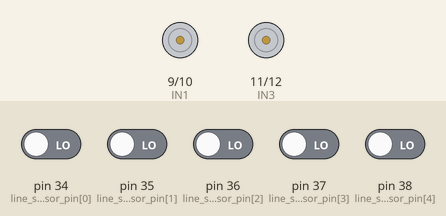
The sketch below on a simulated Arduino Mega 2560, built with avr-gcc and run on an emulated ATmega2560. On the bench: motor-driver pin pairs drawn as motors (green arrow = first pin HIGH = forward, orange = second pin HIGH = backward, longer = more drive, scaled by the enable pin). The inputs (shaded band) are chosen by the test bench; at power-on: pin 34 (line_sensor_pin[0]), pin 35 (line_sensor_pin[1]), pin 36 (line_sensor_pin[2]), pin 37 (line_sensor_pin[3]), pin 38 (line_sensor_pin[4]) LOW. What the sketch prints to the serial monitor is not drawn.

Above: at 4.2 s.
4.3 s: pin 34 (line_sensor_pin[0]) driven HIGH
At 4.6 s:
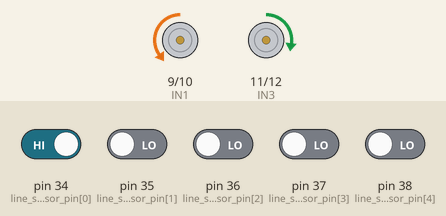
5.8 s: pin 35 (line_sensor_pin[1]) driven HIGH
At 6.9 s:
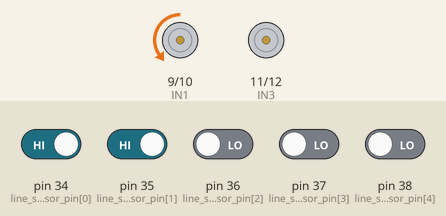
7.3 s: pin 34 (line_sensor_pin[0]) driven LOW
At 8.0 s:
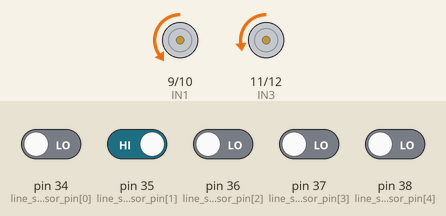
8.8 s: pin 36 (line_sensor_pin[2]) driven HIGH
At 9.1 s:
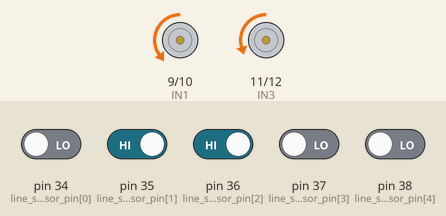
10.3 s: pin 35 (line_sensor_pin[1]) driven LOW
At 11.4 s:
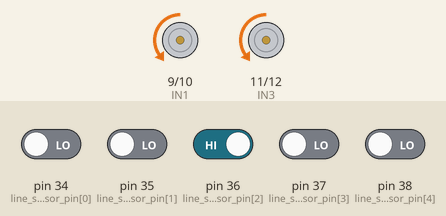
11.8 s: pin 37 (line_sensor_pin[3]) driven HIGH
At 12.6 s:
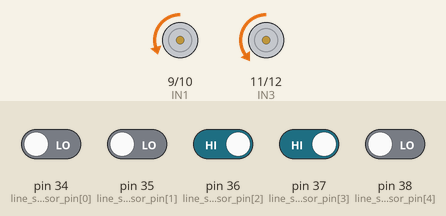
Timing chart, 0 to 14.3 s (numbered marks = the images above; inputs shaded):
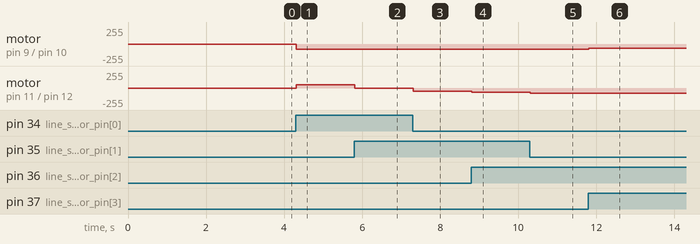

Measured:
- after the input at 4.3 s, motor on pin 9 (IN1) / pin 10 (IN2): stopped → backward 80/255 at once; motor on pin 11 (IN3) / pin 12 (IN4): stopped → forward 50/255 at once
- after the input at 5.8 s, motor on pin 11 (IN3) / pin 12 (IN4): forward 50/255 → stopped at once
- after the input at 7.3 s, motor on pin 11 (IN3) / pin 12 (IN4): stopped → backward 50/255 at once
- after the input at 8.8 s, motor on pin 11 (IN3) / pin 12 (IN4): backward 50/255 → backward 60/255 at once
- after the input at 10.3 s, motor on pin 11 (IN3) / pin 12 (IN4): backward 60/255 → backward 80/255 at once
- after the input at 11.8 s, motor on pin 9 (IN1) / pin 10 (IN2): backward 80/255 → backward 60/255 at once

The sketch:

line_sensor.ino
```cpp
/////////////////// Line Sensor //////////////////////

int line_sensor_pin[5] = { 34, 35, 36, 37, 38 };  // Line Sensor pin 배열 선언
int line_sensor[5] = { 0, 0, 0, 0, 0 }; // Line Sensor 값 배열 선언


int read_line_sensor(void) {
  int i, line_index;
  int sum = 0;  // line sensor에서 감지된 sensor 갯수
  for (i = 0; i < 5; i++) {
    line_sensor[i] = digitalRead(line_sensor_pin[i]); // 흰색이면 1 검은색이면 0
    sum += line_sensor[i];
    Serial.print(line_sensor[i]);
    Serial.print("  ");
  }
  Serial.print("sum: ");
  Serial.println(sum);
  // line_sensor[0] line_sensor[1] line_sensor[2] line_sensor[3] line_sensor[4]
  //      -4      -3      -2     -1     0       1      2      3      4

  if (sum == 1) {
    if (line_sensor[0] == 1) {
      line_index = -4;
    }
    if (line_sensor[1] == 1) {
      line_index = -2;
    }
    if (line_sensor[2] == 1) {
      line_index = 0;
    }
    if (line_sensor[3] == 1) {
      line_index = 2;
    }
    if (line_sensor[4] == 1) {
      line_index = 4;
    }
  }
  else if (sum == 2) {
    if ((line_sensor[0] == 1) && (line_sensor[1] == 1)) {
      line_index = -3;
    }
    if ((line_sensor[1] == 1) && (line_sensor[2] == 1)) {
      line_index = -1;
    }
    if ((line_sensor[2] == 1) && (line_sensor[3] == 1)) {
      line_index = 1;
    }
    if ((line_sensor[3] == 1) && (line_sensor[4] == 1)) {
      line_index = 3;
    }
  }
  else if (sum == 5) {
    line_index = -10;
  }
  else {

  }

  Serial.print("line_index: ");
  Serial.println(line_index);
  Serial.println("");

  return line_index;
}

void line_following(int line_index){
  switch(line_index){
    case -4:  //
        motor_L_control(-50);
        motor_R_control(80);
        break;

    case -3:  // 왼쪽으로 회전
        motor_L_control(0);
        motor_R_control(80);
        break;

    case -2:  // 왼쪽으로 회전
        motor_L_control(50);
        motor_R_control(80);
        break;

    case -1:
        motor_L_control(60);
        motor_R_control(80);
        break;

    case 0:
        motor_L_control(80);
        motor_R_control(80);
        break;

    case 1:
        motor_L_control(80);
        motor_R_control(60);
        break;

    case 2:
        motor_L_control(80);
        motor_R_control(50);
        break;

    case 3:
        motor_L_control(80);
        motor_R_control(0);
        break;

    case 4:
        motor_L_control(80);
        motor_R_control(-50);
        break;

    case -10: // 라인 끊겼을 때
        motor_L_control(0);
        motor_R_control(0);
        break;
  }
}

/////////////////////// PID //////////////////////////
double Kp = 4, Ki = 0.0, Kd = 0.0;

///////////////////// driving ////////////////////////

float t_angle[4] {0, 90, 180, 270};

/////////////////////// IMU /////////////////////////
#include <MPU6050_tockn.h>
#include <Wire.h>
#include <LSM303.h>

#define THRESHOLD_ANGLE1 3
#define THRESHOLD_ANGLE2 1

//LSM303 compass;
MPU6050 mpu6050(Wire);

float heading_angle = 0.0;
float init_heading_angle = 0.0; // 초기 방향
float target_heading_angle = 0.0;
float heading_angle_error = 0.0;  //  error 값

//////////////////////// sonar ///////////////////////
#include <NewPing.h>

#define SONAR_NUM 3      // Number of sensors.
#define MAX_DISTANCE 300 // Maximum distance (in cm) to ping.
#define WALL_GAP_DISTANCE 400 // mm
#define WALL_GAP_DISTANCE_HALF 280 // mm
#define MOTOR_PWM_OFFSET 10
#define MOTOR_SPEED 180

#define Front 0
#define Left  1
#define Right 2

#define TRIG1 2  //  1번 초음파 센서 Trig 핀 번호
#define ECHO1 3  //  1번 초음파 센서 Echo 핀 번호

#define TRIG2 4  //  2번 초음파 센서 Trig 핀 번호
#define ECHO2 5  //  2번 초음파 센서 Echo 핀 번호

#define TRIG3 6  //  3번 초음파 센서 Trig 핀 번호
#define ECHO3 7  //  3번 초음파 센서 Echo 핀 번호

NewPing sonar[SONAR_NUM] = {   // Sensor object array.
  NewPing(TRIG1, ECHO1, MAX_DISTANCE), // Each sensor's trigger pin, echo pin, and max distance to ping.
  NewPing(TRIG2, ECHO2, MAX_DISTANCE),
  NewPing(TRIG3, ECHO3, MAX_DISTANCE)
};

float front_sonar, left_sonar, right_sonar = 0.0;

///////////////L298/////////////////
#define ENA 8
#define IN1 9
#define IN2 10
#define IN3 11
#define IN4 12
#define ENB 13

////////////////////// Maze Status ////////////////////
int maze_status = 0;


void setup() {
  int i;

  pinMode(ENA, OUTPUT);
  pinMode(IN1, OUTPUT);
  pinMode(IN2, OUTPUT);

  pinMode(IN3, OUTPUT);
  pinMode(IN4, OUTPUT);
  pinMode(ENB, OUTPUT);

  for (i = 0; i < 5; i++) {
    pinMode(line_sensor_pin[i], INPUT); // Line Sensor 값 배열 선언
  }

  Serial.begin(115200); // 통신 속도를 115200으로 정의
  Wire.begin();                   // I2C 통신 초기화(시작)
  mpu6050.begin();                // mpu6050 초기화(시작)
  mpu6050.calcGyroOffsets(true);  // 자이로 오프셋 초기화(시작)
}
void motor_A_control(int direction_a, int motor_speed_a) {  //모터 A의 방향(direction)과 속도(speed)제어

  if (direction_a == HIGH) {
    digitalWrite(IN1, LOW);  // 모터의 방향 제어
    digitalWrite(IN2, HIGH);   //
    analogWrite(ENA, motor_speed_a);  // 모터의 속도 제어
  }

  else {
    digitalWrite(IN1, HIGH);
    digitalWrite(IN2, LOW);
    analogWrite(ENA, motor_speed_a);
  }
}

void motor_B_control(int direction_b, int motor_speed_b) {  //모터 B의 방향(direction)과 속도(speed)제어

  if (direction_b == HIGH) {
    digitalWrite(IN3, LOW);   // 모터의 방향 제어
    digitalWrite(IN4, HIGH);
    analogWrite(ENB, motor_speed_b);  // 모터의 속도 제어
  }

  else {
    digitalWrite(IN3, HIGH);
    digitalWrite(IN4, LOW);
    analogWrite(ENB, motor_speed_b);
  }
}

void motor_R_control(int motor_speed_r) {  //모터 A의 방향(direction)과 속도(speed)제어

  if (motor_speed_r >= 0) {
    digitalWrite(IN1, LOW);  // 모터의 방향 제어
    digitalWrite(IN2, HIGH);
    if (motor_speed_r >= 255) {
      motor_speed_r = 255;
    }
    analogWrite(ENA, motor_speed_r);  // 모터의 속도 제어
  }

  else {
    digitalWrite(IN1, HIGH);
    digitalWrite(IN2, LOW);
    if (motor_speed_r <= -255) {
      motor_speed_r = -255;
    }
    analogWrite(ENA, -motor_speed_r);
  }

}
void motor_L_control(int motor_speed_l) {  //모터 B의 방향(direction)과 속도(speed)제어

  if (motor_speed_l >= 0) {
    digitalWrite(IN3, LOW);   // 모터의 방향 제어
    digitalWrite(IN4, HIGH);
    if (motor_speed_l >= 255) {
      motor_speed_l = 255;
    }
    analogWrite(ENB, motor_speed_l);  // 모터의 속도 제어
  }

  else {
    digitalWrite(IN3, HIGH);
    digitalWrite(IN4, LOW);
    if (motor_speed_l <= -255) {
      motor_speed_l = -255;
    }
    analogWrite(ENB, -motor_speed_l);
  }
}

void check_maze_status(void) {
  if ((left_sonar >= 0) && (left_sonar <= WALL_GAP_DISTANCE_HALF) && (right_sonar >= 0) && (right_sonar <= WALL_GAP_DISTANCE_HALF) && (front_sonar >= 0) && (front_sonar <= 151)) { // 세 면이 다 막힌 경우
    maze_status = 4;
    Serial.println("maze_status = 4");
  }
  else if ((left_sonar >= 0) && (left_sonar <= WALL_GAP_DISTANCE_HALF) && (right_sonar >= 0) && (right_sonar <= WALL_GAP_DISTANCE_HALF) && (front_sonar >= 150)) {
    maze_status = 1;
    Serial.println("maze_status = 1");
  }
  else if ((left_sonar >= 0) && (left_sonar <= WALL_GAP_DISTANCE_HALF) && (front_sonar >= 0) && (front_sonar <= 151)) {
    maze_status = 2;
    Serial.println("maze_status = 2");
  }
  else if ((right_sonar >= 0) && (right_sonar <= WALL_GAP_DISTANCE_HALF) && (front_sonar >= 0) && (front_sonar <= 153)) {
    maze_status = 3;
    Serial.println("maze_status = 3");
  }
  else {
    maze_status = 0;
    Serial.println("maze_status = 0");
  }
}
// 먼저 left_pwm = 0; right_pwm = 100; 으로 해서 왼쪽 오른쪽 방향 찾기

void wall_collision_avoid (int base_speed) {
  float error = 0.0;    // 스티어 민감도 함수 초기화
  float Kp = 0.08;       // 모터 속도 민감도
  int pwm_control = 0;  // PWM 제어 초기화
  int right_pwm = 0;    // 오른쪽 모터 속도 초기화
  int left_pwm = 0;     // 왼쪽 모터 속도 초기화

  error = (right_sonar - left_sonar); // 벽면 간의 거리
  error = Kp * error;   // 스티어 양 조절

  if (error >= 65) error = 65;  // 과도한 스티어링 방지
  if (error <= -55) error = -55;

  right_pwm = (MOTOR_SPEED - error) * 0.9; // 오른쪽 바퀴 회전수 조절
  left_pwm = (MOTOR_SPEED + error) * 1.2;   // 왼쪽 바퀴 회전수 조절

  if (right_pwm <= 0) right_pwm = 0;
  if (left_pwm <= 0) left_pwm = 0;

  if (right_pwm >= 255) right_pwm = 255;
  if (left_pwm >= 255) left_pwm = 255;

  motor_A_control(HIGH, right_pwm);
  motor_B_control(HIGH, left_pwm);
}

void imu_rotation(void) {
  bool flag = 1;  // bool type - 0 or 1
  while (flag) {
    read_imu_sensor();

    if (heading_angle_error > THRESHOLD_ANGLE1) { // 반시계 방향으로 회전
      motor_L_control(150);
      motor_R_control(-150);
    }
    else if ((heading_angle_error >= THRESHOLD_ANGLE2) && (heading_angle_error <= THRESHOLD_ANGLE1)) { // 정지
      motor_L_control(100);
      motor_R_control(-100);
    }
    else if ((heading_angle_error > -THRESHOLD_ANGLE2) && (heading_angle_error < THRESHOLD_ANGLE2)) { // 정지
      motor_L_control(0);
      motor_R_control(0);
      flag = 0;
    }
    else if ((heading_angle_error >= -THRESHOLD_ANGLE1) && (heading_angle_error <= -THRESHOLD_ANGLE2)) { // 정지
      motor_L_control(-100);
      motor_R_control(100);
    }
    else { // heading_angle_error < -THRESHOLD_ANGLE1 // 시계방향으로 회전
      motor_L_control(-150);
      motor_R_control(150);
    }

    Serial.print("Heading Angle Error : ");
    Serial.print(heading_angle_error);  // heading angle error 표시
    Serial.print(" = ");
    Serial.print(target_heading_angle);
    Serial.print(" - ");
    Serial.println(heading_angle); // headning_angle 표시
  }
}
void read_sonar_sensor(void) {
  float front_sonar1 = sonar[Front].ping_cm() * 10; // 전방 센서 측정
  float left_sonar1 = sonar[Left].ping_cm() * 10;  // 좌측 센서 측정
  float right_sonar1 = sonar[Right].ping_cm() * 10; // 우측 센서 측정

  float front_sonar2 = sonar[Front].ping_cm() * 10; // 전방 센서 측정
  float left_sonar2 = sonar[Left].ping_cm() * 10;  // 좌측 센서 측정
  float right_sonar2 = sonar[Right].ping_cm() * 10; // 우측 센서 측정

  float front_sonar3 = sonar[Front].ping_cm() * 10; // 전방 센서 측정
  float left_sonar3 = sonar[Left].ping_cm() * 10;  // 좌측 센서 측정
  float right_sonar3 = sonar[Right].ping_cm() * 10; // 우측 센서 측정

  front_sonar = (front_sonar1 + front_sonar2 + front_sonar3) / 3;
  left_sonar = (left_sonar1 + left_sonar2 + left_sonar3) / 3;
  right_sonar = (right_sonar1 + right_sonar2 + right_sonar3) / 3;

  if (front_sonar == 0.0)  front_sonar = MAX_DISTANCE;
  if (left_sonar == 0.0)  left_sonar = MAX_DISTANCE;
  if (right_sonar == 0.0)  right_sonar = MAX_DISTANCE;

  Serial.print("L: "); Serial.print(left_sonar);   Serial.print("  ");
  Serial.print("F: "); Serial.print(front_sonar);  Serial.print("  ");
  Serial.print("R: "); Serial.println(right_sonar);
}

void read_imu_sensor(void) {
  mpu6050.update();
  float heading1 = mpu6050.getAngleZ();
  float heading2 = mpu6050.getAngleZ();
  float heading3 = mpu6050.getAngleZ();

  heading_angle = (heading1 + heading2 + heading3) / 3;

  heading_angle = 360 - heading_angle;  // 회전 좌표계를 반시계 방향으로 전환

  while (heading_angle > 360) {
    heading_angle -= 360;
  }

  heading_angle_error = target_heading_angle - heading_angle;

  if (heading_angle_error > 180) {
    heading_angle_error = heading_angle_error - 360;
  }
  else if (heading_angle_error < -180) {
    heading_angle_error = heading_angle_error + 360;
  }
  else {

  }
  Serial.print("Heading Angle Error : ");
  Serial.print(heading_angle_error);  // heading angle error 표시
  Serial.print(" = ");
  Serial.print(target_heading_angle);
  Serial.print(" - ");
  Serial.println(heading_angle); // headning_angle 표시
}
void run_heading_angle(void) {
  bool flag = 1;
  double Output;

  while (flag) {
    Serial.println("run_heading_angle");
    read_sonar_sensor();
    read_imu_sensor();

    Output = Kp * heading_angle_error;

    motor_L_control((MOTOR_SPEED + Output) * 1.28);
    motor_R_control((MOTOR_SPEED - Output) * 0.9);

    //wall_collision_avoid(MOTOR_SPEED);

    if (front_sonar < 200) {
      flag = 0;
      motor_L_control(0);
      motor_R_control(0);
    }

  }
}

void motor_LR_stop() {
  motor_L_control(0);
  motor_R_control(0);
}

void motor_AB_stop() {
  motor_A_control(HIGH, 0);
  motor_B_control(HIGH, 0);
}

void rotate(int angle) {
  int count;
  Serial.println("count :");
  Serial.println(count);
  switch (maze_status) {
    case 2: // cw 90deg
      //motor_AB_stop();
      Serial.println("case 2");
      read_sonar_sensor();
      read_imu_sensor();
      delay(100);
      target_heading_angle += angle;
      imu_rotation();

      break;

    case 3: // ccw 90deg
      //motor_AB_stop();
      Serial.println("case 3");
      read_sonar_sensor();
      read_imu_sensor();
      delay(100);
      target_heading_angle -= angle;

      imu_rotation();
      break;

    case 4: // U-turn
      //motor_AB_stop();
      Serial.println("case 4");
      read_sonar_sensor();
      read_imu_sensor();
      delay(100);
      target_heading_angle -= (2 * angle);
      imu_rotation();
      break;

    default:
      Serial.println("Go straight");
      //wall_collision_avoid(MOTOR_SPEED);
      break;
  }
}

void loop() {
  /*
    read_sonar_sensor();
    read_imu_sensor();
    check_maze_status();
    run_heading_angle();
    rotate(170);
  */
  read_line_sensor();
  line_following(read_line_sensor());
}
```
